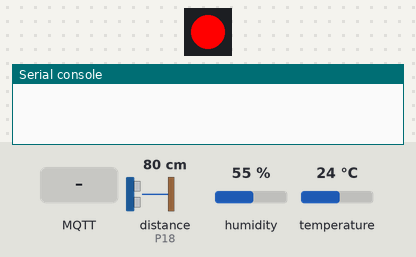
The program below on a simulated Pycom board running MicroPython. On the bench: 1 RGB LEDs in strip order, left to right, the last lines printed to the serial console. The test bench sets the inputs (shaded band); at power-on: distance to the obstacle (sensor on P18) 80 cm, humidity 55 %, temperature 24 °C. The echo pulse lasts 58.3 µs per cm; WiFi joins after 1.5 s; no MQTT or app messages arrive unless stated; library files of the repository ran but are not shown: Stepper.py, esp8266_i2c_lcd.py.

Above: at 0.2 s.
At 1.7 s:
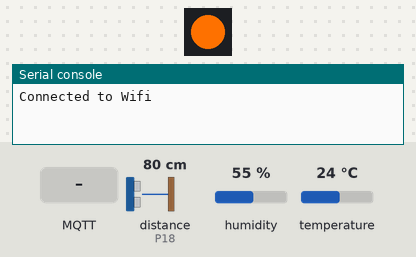
At 5.9 s:
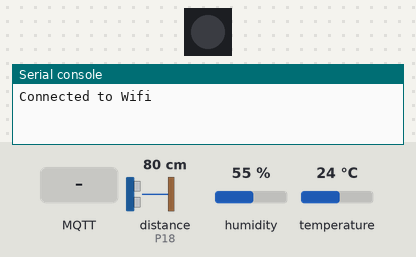
6.0 s: MQTT message "1" arrives on the first subscribed topic
Timing chart, 0 to 9.0 s (numbered marks = the images above; inputs shaded):
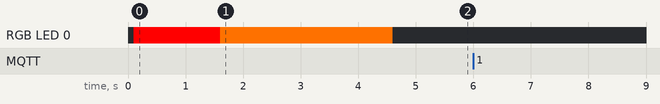

The program:

main.py
```python
from time import sleep_ms, ticks_ms, ticks_diff
import Stepper
from machine import Pin, I2C
from esp8266_i2c_lcd import I2cLcd
from dth import DTH
import utime
import pycom
import machine
# main.py -- put your code here!
from mqtt import MQTTClient
# from mqtt import MQTTClient_lib as MQTTClient
from network import WLAN
import time


# Wireless network
WIFI_SSID = "Mi"
WIFI_PASS = "65yryr"


# Adafruit IO (AIO) configuration
AIO_SERVER = "io.adafruit.com"
AIO_PORT = 1883
AIO_USER = "ea224"
AIO_KEY = "aio_LJRv03mGN8hG4GtaEJMs0kHQwKiG"
AIO_CONTROL_FEED = "ea224/feeds/button"
AIO_TEMP_FEED = "ea224/feeds/temperature"
AIO_RANGING_FEED = "ea224/feeds/ranging"
AIO_MOTOR_FEED = "ea224/feeds/motor"
# RGBLED
# Disable the on-board heartbeat (blue flash every 4 seconds)
# We'll use the LED to respond to messages from Adafruit IO
pycom.heartbeat(False)
time.sleep(0.1) # Workaround for a bug.
                # Above line is not actioned if another
                # process occurs immediately afterwards
pycom.rgbled(0xff0000)  # Status red = not working

# WIFI
# We need to have a connection to WiFi for Internet access
# Code source: https://docs.pycom.io/chapter/tutorials/all/wlan.html

wlan = WLAN(mode=WLAN.STA)
wlan.connect(WIFI_SSID, auth=(WLAN.WPA2, WIFI_PASS), timeout=5000)

while not wlan.isconnected():    # Code waits here until WiFi connects
    machine.idle()

print("Connected to Wifi")
pycom.rgbled(0xffd7000) # Status orange: partially working
time.sleep(3)

pycom.heartbeat(False)


RANDOMS_INTERVAL = 5000 # milliseconds
last_random_sent_ticks = 0  # milliseconds


def sub_cb(topic, msg):
    print(msg)
    if msg == b"1":
        client.publish(topic="ea224/feeds/motor", msg="Motor are spinning")
        mashine()


def send_temp():
    global last_random_sent_ticks
    global RANDOMS_INTERVAL
    global x
    if ((time.ticks_ms() - last_random_sent_ticks) < RANDOMS_INTERVAL):
        return; # Too soon since last one sent.
    else:
        print("Publishing: {0} to {1} ... ".format(x, AIO_TEMP_FEED), end='')
        try:
            client.publish(topic=AIO_TEMP_FEED, msg=str(x))
            client.publish(topic=AIO_RANGING_FEED, msg=str(diss))
            print("DONE")
        except Exception as e:
            print("FAILED")
        finally:
            last_random_sent_ticks = time.ticks_ms()


def spined():
    client.publish(topic=AIO_MOTOR_FEED, msg="Motor spinned")


s1 = Stepper.create(Pin("P23", mode=Pin.OUT),Pin("P22", mode=Pin.OUT),Pin("P21", mode=Pin.OUT),Pin("P20", mode=Pin.OUT), delay=3)
last_time = ticks_ms() # save current time
delay = 2 # 2 sec
x = 0 # temp value
displayed_value = 0
diss = 0

# initialise Ultrasonic Sensor pins
echo = Pin("P18", mode=Pin.IN)
trigger = Pin("P19", mode=Pin.OUT)
trigger(0)


# Ultrasonic distance measurment
def distance_measure():
    # trigger pulse LOW for 2us (just in case)
    trigger(0)
    utime.sleep_us(2)
    # trigger HIGH for a 10us pulse
    trigger(1)
    utime.sleep_us(10)
    trigger(0)

    # wait for the rising edge of the echo then start timer
    while echo() == 0:
        pass
    start = utime.ticks_us()

    # wait for end of echo pulse then stop timer
    while echo() == 1:
        pass
    finish = utime.ticks_us()

    # pause for 20ms to prevent overlapping echos
    utime.sleep_ms(20)

    # calculate distance by using time difference between start and stop
    # speed of sound 340m/s or .034cm/us. Time * .034cm/us = Distance sound travelled there and back
    # divide by two for distance to object detected.
    distance = ((utime.ticks_diff(start, finish)) * .034)/2
    pos_distance = abs(distance)

    return pos_distance


def distance_median():

    # initialise the list
    distance_samples = []
    # take 10 samples and append them into the list
    for count in range(10):
        distance_samples.append(int(distance_measure()))
    # sort the list
    distance_samples = sorted(distance_samples)
    # take the center list row value (median average)
    distance_median = distance_samples[int(len(distance_samples)/2)]
    # apply the function to scale to volts
    return int(distance_median)

def tempo():
    global x
    th = DTH(Pin('P3', mode=Pin.OPEN_DRAIN),0)
    result = th.read()
    if result.is_valid():
        x= result.temperature
    print("x",x)


#lcd
# The PCF8574 has a jumper selectable address: 0x20 - 0x27
DEFAULT_I2C_ADDR = 0x27

def LCD():
    global displayed_value
    i2c = I2C()
    lcd = I2cLcd(i2c, DEFAULT_I2C_ADDR, 2, 16)
    lcd.putstr("The Temperature is\n \t "+ str(x))
    displayed_value = x

#if __name__ == "__main__":
def mashine():
    global x
    global displayed_value
    global diss
    global last_time
    global delay
    while True:
        if(ticks_diff(ticks_ms(), last_time) > delay):
            print("step...",end=" ")
            s1.step(125) # or s1.step(-100)
            print("stepped")
            last_time = ticks_ms()
            tempo() # send th
            diss = distance_median()
            send_temp()
            spined()
            if displayed_value != x :
                LCD()
        else:
            tempo()
            send_temp()
            diss = distance_median()
            if displayed_value != x :
                LCD()
client = MQTTClient("ea224pn", AIO_SERVER,user = AIO_USER,password= AIO_KEY, port = AIO_PORT)
client.set_callback(sub_cb)
client.connect()
client.subscribe(topic=AIO_CONTROL_FEED)

while True:
    client.check_msg()
    time.sleep(2)
#     time.sleep(2) cant use that cuse the phone charger stop outputing
#s1.step(100)

#s1.angle(180)
#s1.angle(360,-1) # or s1.angle(-360)
```

dth.py
```python
import time
from machine import enable_irq, disable_irq,  Pin


class DTHResult:
    'DHT sensor result returned by DHT.read() method'

    ERR_NO_ERROR = 0
    ERR_MISSING_DATA = 1
    ERR_CRC = 2

    error_code = ERR_NO_ERROR
    temperature = -1
    humidity = -1

    def __init__(self, error_code, temperature, humidity):
        self.error_code = error_code
        self.temperature = temperature
        self.humidity = humidity

    def is_valid(self):
        return self.error_code == DTHResult.ERR_NO_ERROR


class DTH:
    'DHT sensor (dht11, dht21,dht22) reader class for Pycom'

    #__pin = Pin('P3', mode=Pin.OPEN_DRAIN)
    __dhttype = 0

    def __init__(self, pin, sensor=0):
        self.__pin = pin
        self.__dhttype = sensor
        self.__pin(1)
        time.sleep(1.0)


    def read(self):
        #time.sleep(1)

        # send initial high
        #self.__send_and_sleep(1, 0.025)

        # pull down to low
        self.__send_and_sleep(0, 0.019)

        # collect data into an array
        data = self.__collect_input()
        #print(data)
        # parse lengths of all data pull up periods
        pull_up_lengths = self.__parse_data_pull_up_lengths(data)
        # if bit count mismatch, return error (4 byte data + 1 byte checksum)
        #print(pull_up_lengths)
        #print(len(pull_up_lengths))
        if len(pull_up_lengths) != 40:
            return DTHResult(DTHResult.ERR_MISSING_DATA, 0, 0)

        # calculate bits from lengths of the pull up periods
        bits = self.__calculate_bits(pull_up_lengths)

        # we have the bits, calculate bytes
        the_bytes = self.__bits_to_bytes(bits)
        #print(the_bytes)
        # calculate checksum and check
        checksum = self.__calculate_checksum(the_bytes)
        if the_bytes[4] != checksum:
            return DTHResult(DTHResult.ERR_CRC, 0, 0)

        # ok, we have valid data, return it
        [int_rh, dec_rh, int_t, dec_t, csum] = the_bytes
        if self.__dhttype==0:		#dht11
        	rh = int_rh 		#dht11 20% ~ 90%
        	t = int_t 	#dht11 0..50°C
        else:			#dht21,dht22
        	rh = ((int_rh * 256) + dec_rh)/10
        	t = (((int_t & 0x7F) * 256) + dec_t)/10
        	if (int_t & 0x80) > 0:
        		t *= -1
        return DTHResult(DTHResult.ERR_NO_ERROR, t, rh)

    def __send_and_sleep(self, output, mysleep):
        self.__pin(output)
        time.sleep(mysleep)

    def __collect_input(self):
        # collect the data while unchanged found
        unchanged_count = 0
        # this is used to determine where is the end of the data
        max_unchanged_count = 100
        last = -1
        data = []
        m = bytearray(800)        # needs long sample size to grab all the bits from the DHT
        irqf = disable_irq()
        self.__pin(1)
        for i in range(len(m)):
            m[i] = self.__pin()      ## sample input and store value
        enable_irq(irqf)
        for i in range(len(m)):
            current = m[i]
            data.append(current)
            if last != current:
                unchanged_count = 0
                last = current
            else:
                unchanged_count += 1
                if unchanged_count > max_unchanged_count:
                    break
        #print(data)
        return data

    def __parse_data_pull_up_lengths(self, data):
        STATE_INIT_PULL_DOWN = 1
        STATE_INIT_PULL_UP = 2
        STATE_DATA_FIRST_PULL_DOWN = 3
        STATE_DATA_PULL_UP = 4
        STATE_DATA_PULL_DOWN = 5

        state = STATE_INIT_PULL_UP

        lengths = [] # will contain the lengths of data pull up periods
        current_length = 0 # will contain the length of the previous period

        for i in range(len(data)):

            current = data[i]
            current_length += 1

            if state == STATE_INIT_PULL_DOWN:
                if current == 0:
                    # ok, we got the initial pull down
                    state = STATE_INIT_PULL_UP
                    continue
                else:
                    continue
            if state == STATE_INIT_PULL_UP:
                if current == 1:
                    # ok, we got the initial pull up
                    state = STATE_DATA_FIRST_PULL_DOWN
                    continue
                else:
                    continue
            if state == STATE_DATA_FIRST_PULL_DOWN:
                if current == 0:
                    # we have the initial pull down, the next will be the data pull up
                    state = STATE_DATA_PULL_UP
                    continue
                else:
                    continue
            if state == STATE_DATA_PULL_UP:
                if current == 1:
                    # data pulled up, the length of this pull up will determine whether it is 0 or 1
                    current_length = 0
                    state = STATE_DATA_PULL_DOWN
                    continue
                else:
                    continue
            if state == STATE_DATA_PULL_DOWN:
                if current == 0:
                    # pulled down, we store the length of the previous pull up period
                    lengths.append(current_length)
                    state = STATE_DATA_PULL_UP
                    continue
                else:
                    continue

        return lengths

    def __calculate_bits(self, pull_up_lengths):
        # find shortest and longest period
        shortest_pull_up = 1000
        longest_pull_up = 0

        for i in range(0, len(pull_up_lengths)):
            length = pull_up_lengths[i]
            if length < shortest_pull_up:
                shortest_pull_up = length
            if length > longest_pull_up:
                longest_pull_up = length

        # use the halfway to determine whether the period it is long or short
        halfway = shortest_pull_up + (longest_pull_up - shortest_pull_up) / 2
        bits = []

        for i in range(0, len(pull_up_lengths)):
            bit = False
            if pull_up_lengths[i] > halfway:
                bit = True
            bits.append(bit)

        return bits

    def __bits_to_bytes(self, bits):
        the_bytes = []
        byte = 0

        for i in range(0, len(bits)):
            byte = byte << 1
            if (bits[i]):
                byte = byte | 1
            else:
                byte = byte | 0
            if ((i + 1) % 8 == 0):
                the_bytes.append(byte)
                byte = 0
        #print(the_bytes)
        return the_bytes

    def __calculate_checksum(self, the_bytes):
        return the_bytes[0] + the_bytes[1] + the_bytes[2] + the_bytes[3] & 255
```
